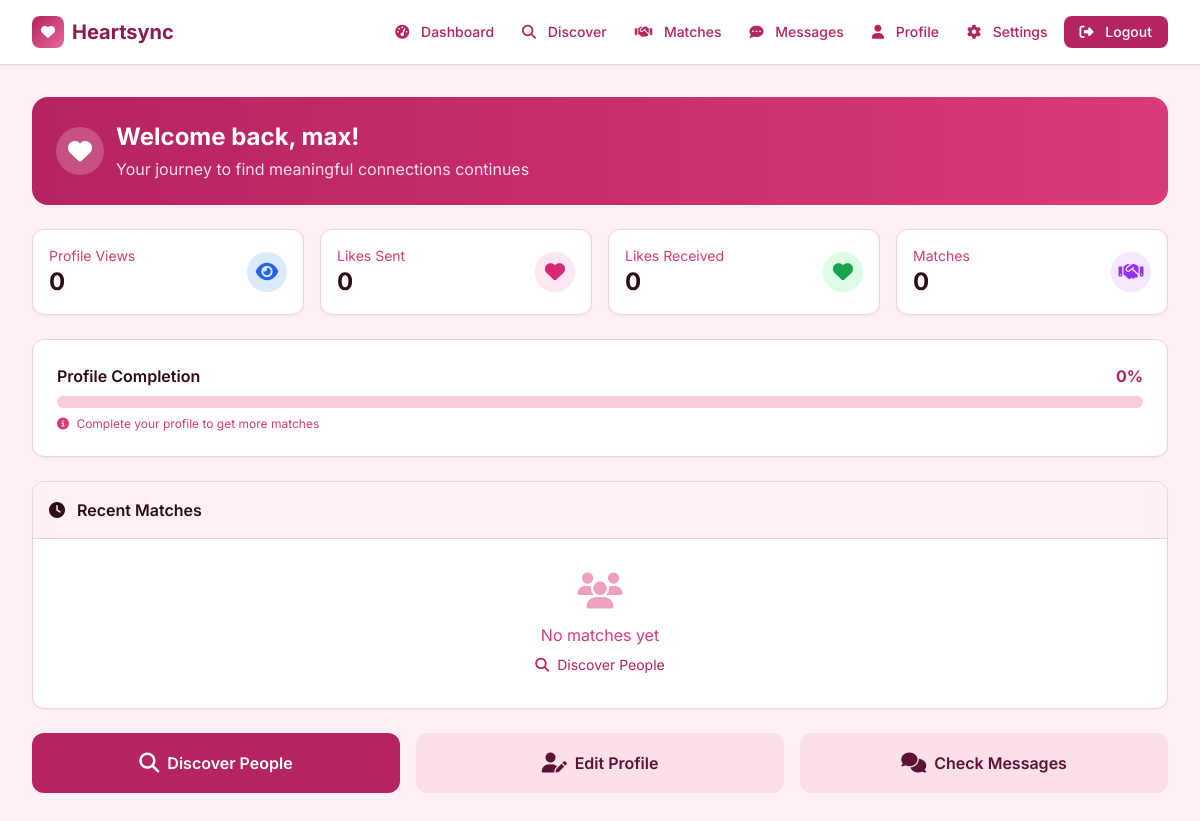
The app's page /dashboard (signed in), older data.
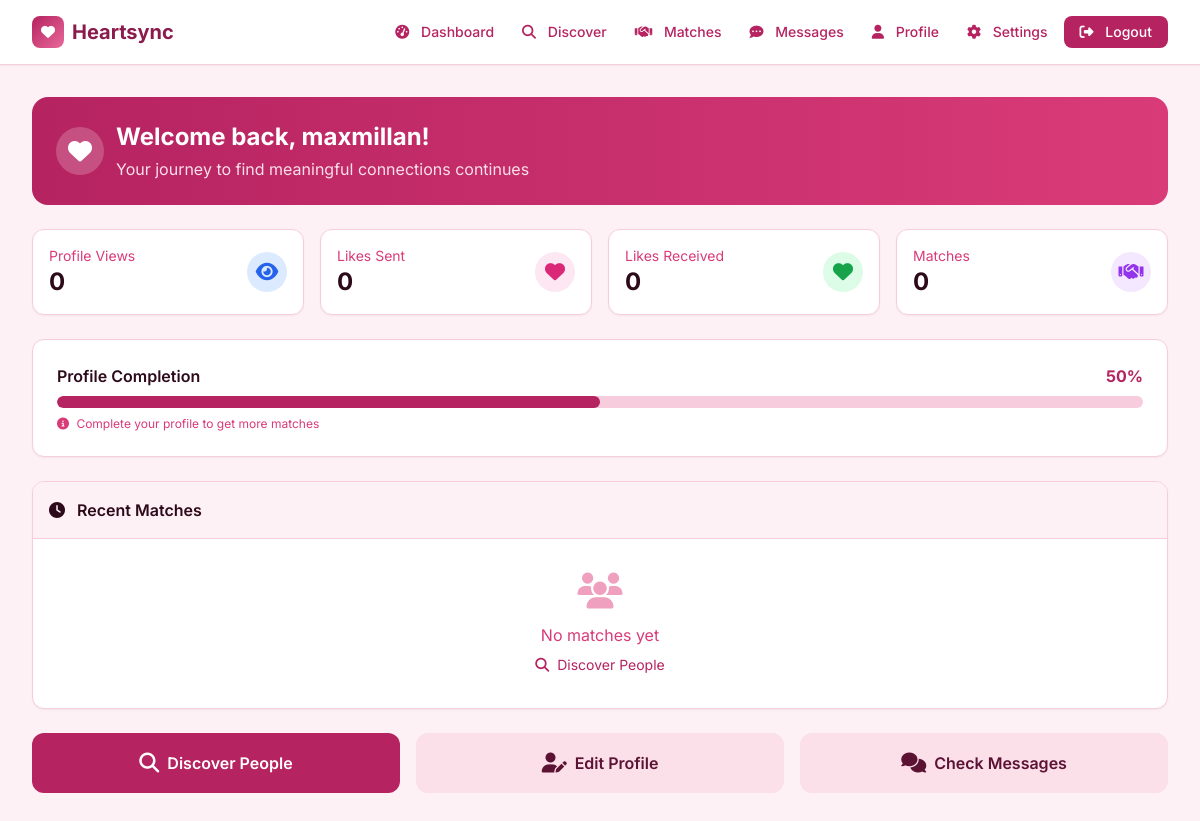
The same page, newer data.
### tables this page shows
CREATE TABLE profiles (
                email TEXT PRIMARY KEY,
                full_name TEXT,
                age INTEGER,
                location TEXT,
                occupation TEXT,
                bio TEXT,
                interests TEXT,
                gender TEXT,
                looking_for TEXT,
                height TEXT,
                education TEXT,
                avatar_url TEXT,
                photos TEXT,
                created_at TIMESTAMP
            );

### app.py (the view, shortened to what this page needs)
@app.route('/dashboard')
@login_required
def dashboard():
    profile = get_profile(session['user_id']) or {}
    matches = get_matches(session['user_id'])
    recent = []
    stats = {
        'likes_sent': len(get_likes(session['user_id'])),
        'likes_received': len(get_likes_received(session['user_id'])),
        'matches': len(matches)
    }
    completion = 0
    if profile:
        fields = ['age', 'location', 'bio', 'interests']
        filled = sum(1 for f in fields if profile.get(f))
        completion = int((filled / len(fields)) * 100)
    return render_template('dashboard.html',
                         user=profile,
                         stats=stats,
                         recent_matches=recent,
                         completion_percentage=completion)

### app.py (called while the page is built)
def get_db():
    conn = sqlite3.connect(DATABASE)
    conn.row_factory = sqlite3.Row
    return conn

def login_required(f):
    @wraps(f)
    def wrapper(*args, **kwargs):
        if 'user_id' not in session:
            flash('Please login first', 'warning')
            return redirect(url_for('login'))
        return f(*args, **kwargs)
    return wrapper

def get_profile(email):
    with get_db() as conn:
        row = conn.execute("SELECT * FROM profiles WHERE email=?", (email,)).fetchone()
        if row:
            d = dict(row)
            d['interests'] = json.loads(d['interests']) if d['interests'] else []
            return d
        return None

def get_likes(email):
    with get_db() as conn:
        rows = conn.execute("SELECT to_email FROM likes WHERE from_email=?", (email,)).fetchall()
        return [r['to_email'] for r in rows]

def get_likes_received(email):
    with get_db() as conn:
        rows = conn.execute("SELECT from_email FROM likes WHERE to_email=?", (email,)).fetchall()
        return [r['from_email'] for r in rows]

### templates/dashboard.html (shortened to what the changed rows need)
{% extends "base.html" %}
{% block content %}
<div class="space-y-6">
    <div class="bg-gradient-to-r from-hs-600 to-hs-500 rounded-2xl p-6 text-white">
        <div class="flex items-center space-x-3">
            <div>
                <h1 class="text-2xl font-bold">Welcome back, {{ user.full_name or session.user_name }}!</h1>
                <p class="text-hs-100 mt-1">Your journey to find meaningful connections continues</p>
            </div>
        </div>
    </div>
    <div class="bg-white rounded-xl p-6 border border-hs-200 shadow-sm">
        <div class="flex justify-between items-center mb-2">
            <h3 class="font-semibold text-hs-900">Profile Completion</h3>
            <span class="text-hs-600 font-bold">{{ completion_percentage }}%</span>
        </div>
        <div class="h-3 bg-hs-200 rounded-full overflow-hidden">
            <div class="h-full bg-hs-600 rounded-full transition-all duration-500" style="width: {{ completion_percentage }}%"></div>
        </div>
    </div>
    <div class="bg-white rounded-xl border border-hs-200 overflow-hidden shadow-sm">
        <div class="p-4 border-b border-hs-200 bg-hs-50">
            <h2 class="font-semibold text-hs-900">
                <i class="fas fa-clock mr-2"></i> Recent Matches
            </h2>
        </div>
    </div>
</div>
{% endblock %}

Row changes from the older to the newer data that the page shows:
added profiles: full_name "maxmillan"
Text that changed along with them:
{{ completion_percentage }}: "0" → "50"
{{ user.full_name or session.user_name }}: "max" → (not shown)
